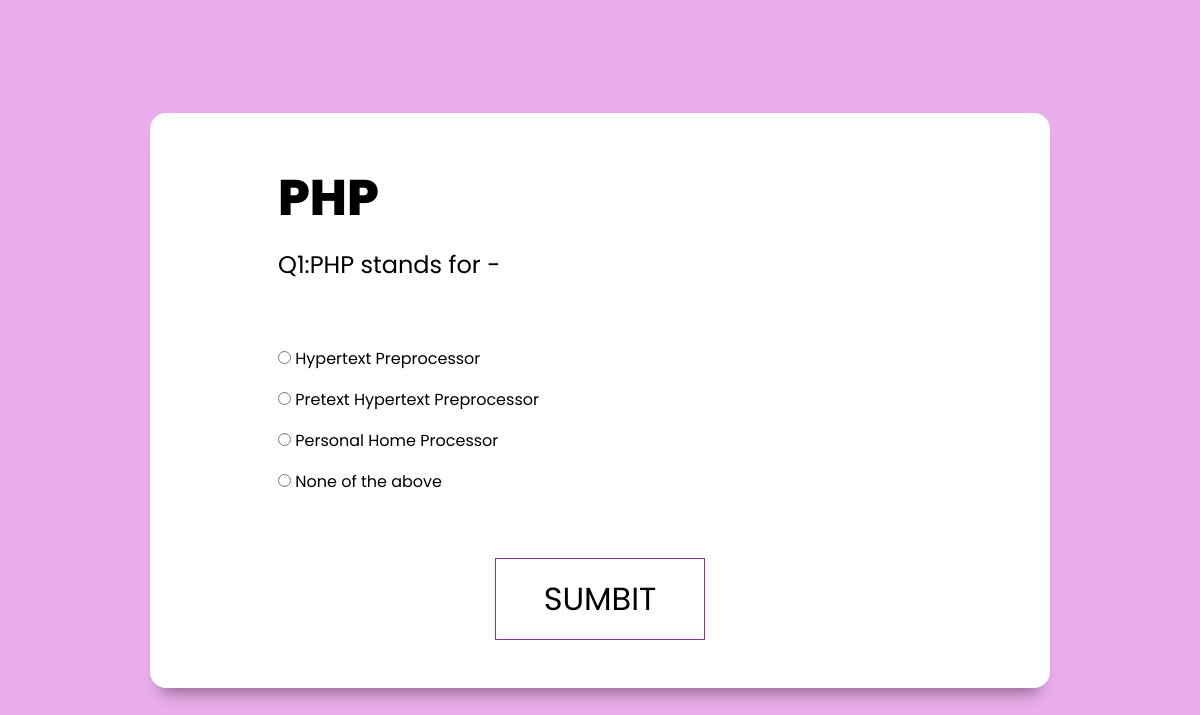
/mainphp.php?n=1, run on the app's committed database.
### tables this page shows
CREATE TABLE `phpquestions` (
  `qid` int(11) NOT NULL,
  `question` varchar(255) NOT NULL
);

CREATE TABLE `phpanswers` (
  `ans_id` int(255) NOT NULL,
  `answer` varchar(255) NOT NULL,
  `is_correct` int(255) NOT NULL,
  `ans_options` int(255) NOT NULL
);

### mainphp.php (the view, shortened to what this page needs)
<?php
include 'mainconnection.php';
$number=$_GET['n'];
$ques_number="SELECT * FROM phpquestions WHERE qid=$number";
$result=mysqli_query($conquiz,$ques_number);
$question=mysqli_fetch_assoc($result);
$ans_options="SELECT * FROM phpanswers WHERE ans_options=$number";
$choices=mysqli_query($conquiz,$ans_options);
?>
<!DOCTYPE html>
<html lang="en">
<head>
    <link rel="stylesheet" href="css/styleque.css">
</head>
<body>
    <div class="main-div">
        <div class="inner-div">
            <form action="marksphp.php" method="post" id="form">
            <header>
                <div class="title">PHP</div>
            </header>
            <h2 class="question">
                    <?php echo $question['question']?>
                </h2>
                <ul>
            <?php while($rows=mysqli_fetch_assoc($choices))
            {?>
                    <li>
                    <input type="radio" name="choice" value="<?php echo $rows['ans_id']?>" class="answer">
                    <label> <?php echo $rows['answer']?></label>
                    </li>
                </ul>
            <?php }?>
        <input type="submit" id="sumbit" value="SUMBIT" name="sumbit">
        </form>
        </div>
    </div>
</body>
</html>

### css/styleque.css (style rules this page uses)
* { margin: 0; padding: 0; box-sizing: border-box; font-family: 'Josefin Sans', sans-serif; font-family: 'Poppins', sans-serif; }
.main-div { width: 100vw; height: 100vh; display: flex; align-items: center; justify-content: center; flex-direction: column; background-color: hsl(298, 61%, 80%); }
.inner-div { width: 900px; background-color: #fff; padding: 3rem 8rem; border-radius:1rem; box-shadow: 0 1rem 1rem -0.7rem rgba(0,0,0,0.4); }
.inner-div h2 { font-size: 1.5rem; font-weight: 400; margin: 1rem 0 4rem 0; }
.inner-div li { font-size: 1rem; margin-top: 1rem; list-style: none; }
#sumbit { padding: 1rem 3rem; font-size: 2rem; font-weight: 400; display: block; margin: auto; color: black; background-color: transparent; border: 1px solid #962c96; margin-top: 4rem; cursor: pointer; }
.title { font-size: 50px; font-weight: 800; }
.inner-div header { position: relative; display: flex; height: 70px; justify-content: space-between; }

### data on the page
phpquestions: question "Q1:PHP stands for -"
phpanswers: answer "Hypertext Preprocessor"
phpanswers: answer "Pretext Hypertext Preprocessor"
phpanswers: answer "Personal Home Processor"
phpanswers: answer "None of the above"
